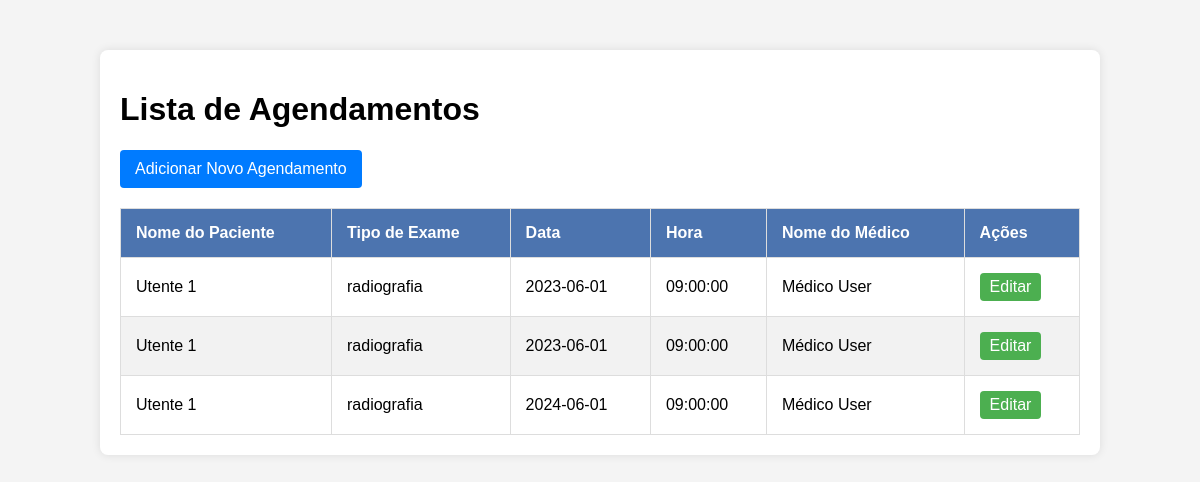
Screenshot of /agendamentos (signed in) with the database file from the repository.
### app/models.py (models this page shows, shortened)
class Agendamento(db.Model):
    __tablename__ = 'agendamentos'
    id = db.Column(db.Integer, primary_key=True, autoincrement=True)
    user_id = db.Column(db.Integer, db.ForeignKey('User.id'), nullable=False)
    tipo = db.Column(db.String(50), nullable=False)
    data = db.Column(db.Date, nullable=False)
    hora = db.Column(db.Time, nullable=False)
    medico_id = db.Column(db.Integer, db.ForeignKey('User.id'), nullable=False)
    user = db.relationship('User', foreign_keys=[user_id], back_populates='agendamentos')
    medico = db.relationship('User', foreign_keys=[medico_id])

class User(db.Model):
    __tablename__ = 'User'
    id = db.Column(db.Integer, primary_key=True, autoincrement=True)
    email = db.Column(db.String(120), unique=True, nullable=False)
    nome = db.Column(db.String(20), nullable=False)
    password = db.Column(db.String(128), nullable=False)
    role = db.Column(db.String(50), nullable=False)
    info = db.relationship('UserInfo', back_populates='user', uselist=False)
    agendamentos = db.relationship('Agendamento', foreign_keys='Agendamento.user_id', back_populates='user')
    relatorios_medico = db.relationship('RelatorioRaioX', back_populates='medico', foreign_keys='RelatorioRaioX.medico_id')

### app/routes.py (the view)
@main.route('/agendamentos')
@roles_required('Administrador', 'Rececionista')
def agendamentos_list():
    utente_alias = db.aliased(User)
    medico_alias = db.aliased(User)
    agendamentos = db.session.query(
        Agendamento.id,
        utente_alias.nome.label('utente_nome'),
        Agendamento.tipo,
        Agendamento.data,
        Agendamento.hora,
        medico_alias.nome.label('medico_nome')
    ).join(utente_alias, Agendamento.user_id == utente_alias.id).join(medico_alias, Agendamento.medico_id == medico_alias.id).all()
    return render_template('agendamentos_list.html', agendamentos=agendamentos)

### app/routes.py (called while the page is built)
def roles_required(*roles):
    def wrapper(fn):
        @wraps(fn)
        def decorated_view(*args, **kwargs):
            if 'user' not in session:
                flash('Por favor, faça login para acessar esta página.', 'warning')
                return redirect(url_for('main.login'))
            if session['user']['role'] not in roles:
                flash('Você não tem permissão para acessar esta página.', 'danger')
                return redirect(url_for('main.home'))
            return fn(*args, **kwargs)
        decorated_view.__name__ = fn.__name__
        return decorated_view
    return wrapper

### app/templates/agendamentos_list.html (shortened to what this page needs)
<!DOCTYPE html>
<html lang="en">
<head>
</head>
<body>
    <div class="container">
        <h1>Lista de Agendamentos</h1>
        <a href="{{ url_for('main.create_agendamento') }}" class="add-button">Adicionar Novo Agendamento</a>
        <table>
            <thead>
                <tr>
                    <th>Nome do Paciente</th>
                    <th>Tipo de Exame</th>
                    <th>Data</th>
                    <th>Hora</th>
                    <th>Nome do Médico</th>
                    <th>Ações</th>
                </tr>
            </thead>
            <tbody>
                {% for agendamento in agendamentos %}
                <tr>
                    <td>{{ agendamento.utente_nome }}</td>
                    <td>{{ agendamento.tipo }}</td>
                    <td>{{ agendamento.data }}</td>
                    <td>{{ agendamento.hora }}</td>
                    <td>{{ agendamento.medico_nome }}</td>
                    <td>
                        <a href="{{ url_for('main.edit_agendamento', agendamento_id=agendamento.id) }}" class="edit-button">Editar</a>
                    </td>
                </tr>
                {% endfor %}
            </tbody>
        </table>
    </div>
</body>
</html>

### app/templates/agendamentos_list.html (style rules this page uses)
body { font-family: Arial, sans-serif; background-color: #f4f4f4; margin: 0; padding: 0; }
.container { width: 80%; margin: 50px auto; background: #fff; padding: 20px; box-shadow: 0 0 10px rgba(0,0,0,0.1); border-radius: 8px; }
table { width: 100%; border-collapse: collapse; }
table, th, td { border: 1px solid #ddd; }
th, td { padding: 15px; text-align: left; }
th { background-color: #4c74af; color: white; }
tr:nth-child(even) { background-color: #f2f2f2; }
.edit-button { background-color: #4CAF50; color: white; padding: 5px 10px; text-align: center; text-decoration: none; display: inline-block; border-radius: 4px; }
.add-button { background-color: #007BFF; color: white; padding: 10px 15px; text-align: center; text-decoration: none; display: inline-block; border-radius: 4px; margin-bottom: 20px; }

### rows the page displays
Agendamento: utente_nome "Utente 1", tipo "radiografia", data "2023-06-01", hora "09:00:00", medico_nome "Médico User"
Agendamento: utente_nome "Utente 1", tipo "radiografia", data "2023-06-01", hora "09:00:00", medico_nome "Médico User"
Agendamento: utente_nome "Utente 1", tipo "radiografia", data "2024-06-01", hora "09:00:00", medico_nome "Médico User"
